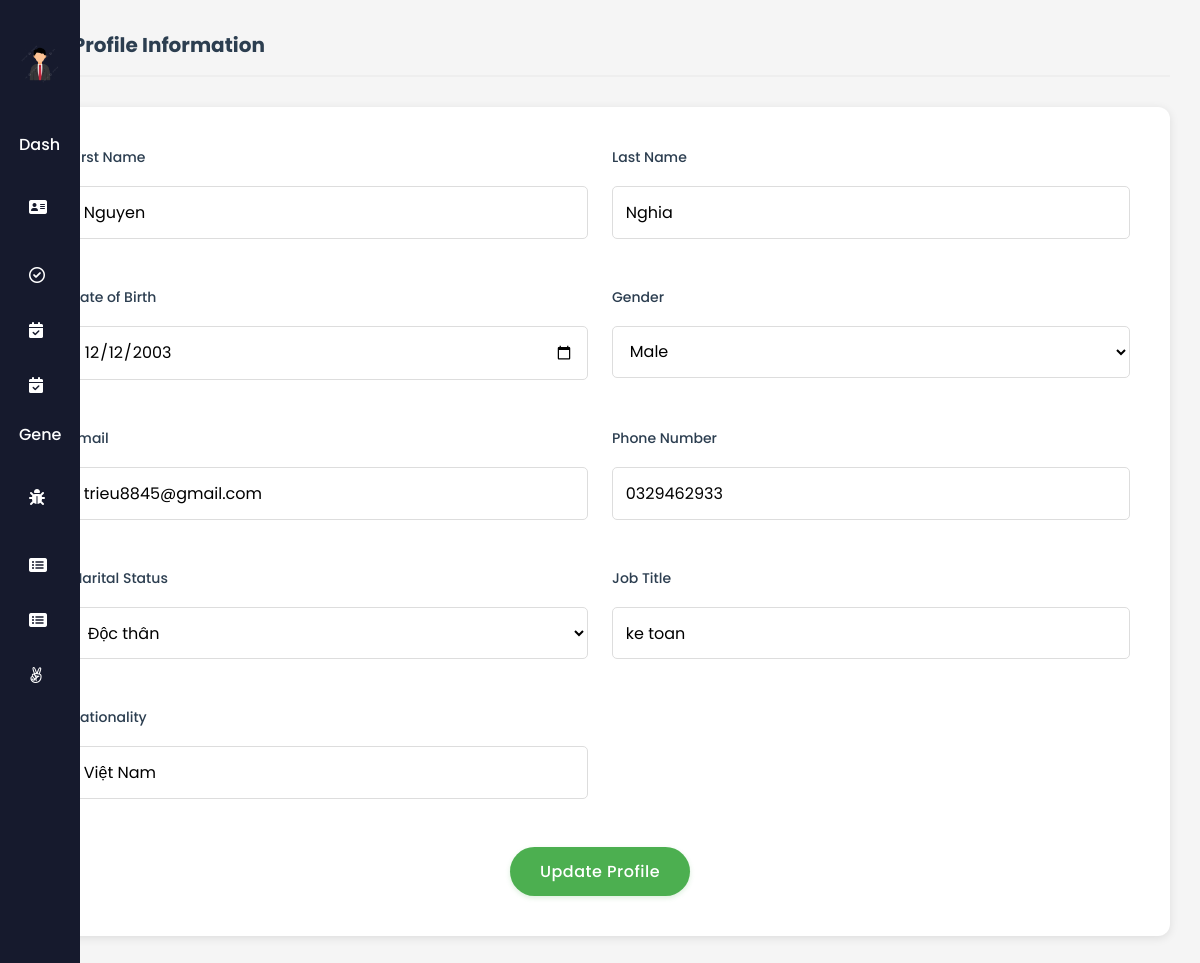
/index.php?action=editProfile (signed in), run on an earlier commit of the app's database.
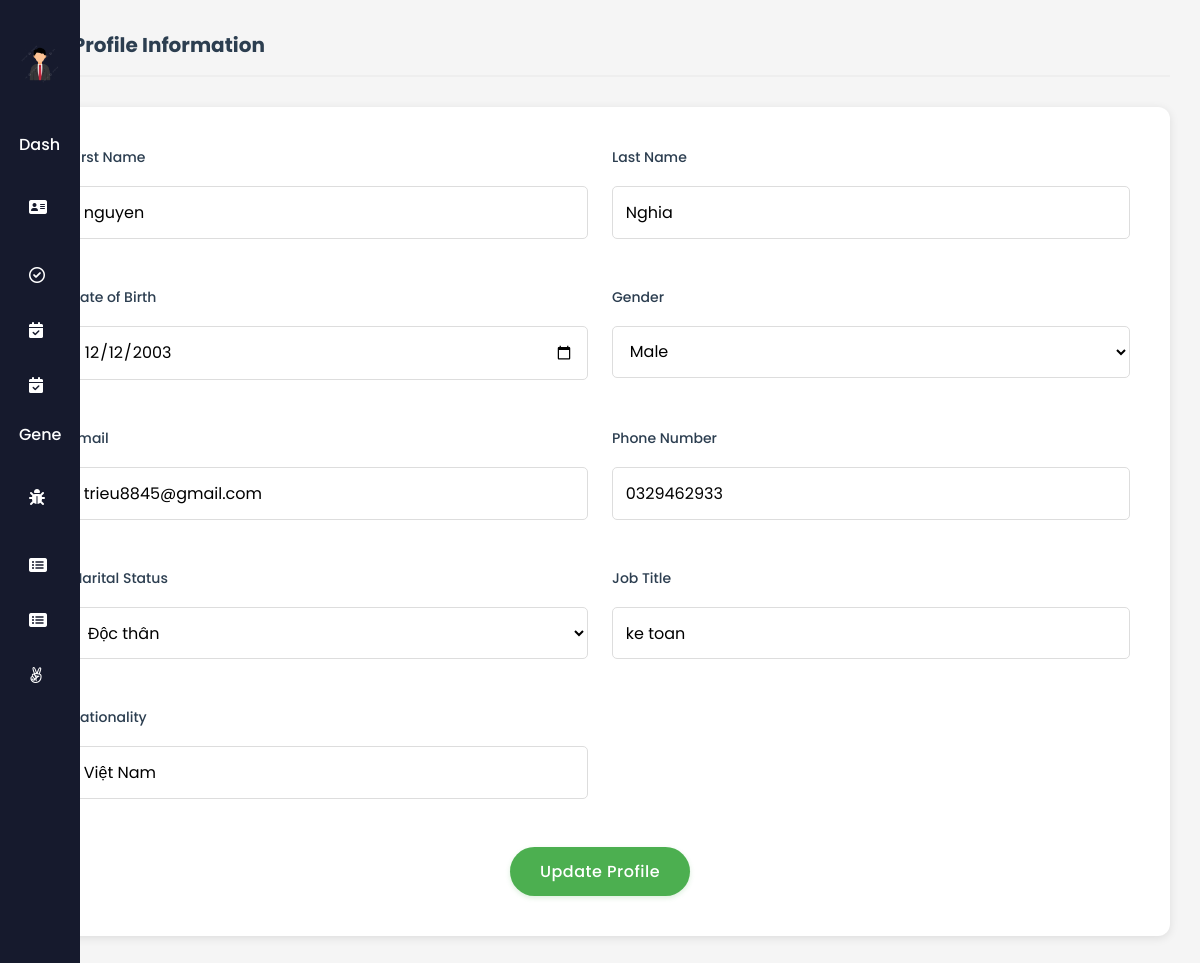
And on a later commit of the database.
### tables this page shows
CREATE TABLE `employee` (
  `EmployeeID` int(11) NOT NULL,
  `Username` varchar(50) NOT NULL,
  `Password` varchar(100) NOT NULL,
  `FirstName` varchar(50) DEFAULT NULL,
  `LastName` varchar(50) DEFAULT NULL,
  `DateOfBirth` date DEFAULT NULL,
  `Gender` enum('male','female','other') DEFAULT NULL,
  `IdentityNumber` varchar(20) DEFAULT NULL,
  `IdentityIssuedDate` date DEFAULT NULL,
  `IdentityIssuedPlace` varchar(100) DEFAULT NULL,
  `Email` varchar(100) DEFAULT NULL,
  `PhoneNumber` varchar(20) DEFAULT NULL,
  `MaritalStatus` enum('Có gia đình','Độc thân') DEFAULT NULL,
  `Hometown` varchar(100) DEFAULT NULL,
  `PlaceOfBirth` varchar(100) DEFAULT NULL,
  `Nationality` varchar(50) DEFAULT NULL,
  `Role` enum('giam doc','nhan vien','ke toan') DEFAULT NULL,
  `HourlyRate` decimal(10,2) NOT NULL
);

### controllers/UserController.php (called while the page is built, shortened)
<?php
require_once 'models/UserModel.php';
class UserController {
    private $userModel;
    public function __construct($pdo) {
        $this->userModel = new UserModel($pdo);
    }
    public function editProfile() {
        $employeeID = $_SESSION['id'];
        $userInfo = $this->userModel->getUserInfo($employeeID);
        include 'views/editProfile.php';
    }
}
?>

### models/UserModel.php (called while the page is built, shortened)
<?php
class UserModel {
    protected $pdo;
    public function __construct($pdo) {
        $this->pdo = $pdo;
    }
    public function getUserInfo($employeeID) {
        $sql = "SELECT * FROM employee WHERE EmployeeID = :employeeID";
        $stmt = $this->pdo->prepare($sql);
        $stmt->bindParam(':employeeID', $employeeID);
        $stmt->execute();
        return $stmt->fetch(PDO::FETCH_ASSOC);
    }
}
?>

### views/editProfile.php (the view, shortened to what this page needs)
<!DOCTYPE html>
<html lang="en">
<head>
    <link rel="stylesheet" href="assets/css/employee.css" />
    <link
      rel="stylesheet"
      href="https://cdnjs.cloudflare.com/ajax/libs/font-awesome/6.0.0-beta3/css/all.min.css"
    />
</head>
<body>
            <?php
                if ($_SESSION['role'] === 'nhan vien') {
                    include 'views/layouts/sidebar.php';
                } else if ($_SESSION['role'] === 'giam doc') {
                    include 'views/layouts/sidebar_director.php';
                } else {
                    include 'views/layouts/sidebar_accountant.php';
                }
        ?>
    <div class="main-content">
    <h2>Edit Profile Information</h2>
    <form method="POST" action="index.php?action=update_Profile" class="personal-info-form">
        <div class="form-row">
        <div class="form-group">
            <label for="first-name">First Name</label>
            <input type="text" id="first-name" name="FirstName" value="<?php echo htmlspecialchars($userInfo['FirstName']); ?>" required>
        </div>
        <div class="form-group">
            <label for="last-name">Last Name</label>
            <input type="text" id="last-name" name="LastName" value="<?php echo htmlspecialchars($userInfo['LastName']); ?>" required>
        </div>
        </div>
        <div class="form-row">
        <div class="form-group">
            <label for="dob">Date of Birth</label>
            <input type="date" id="dob" name="DateOfBirth" value="<?php echo htmlspecialchars($userInfo['DateOfBirth']); ?>" required>
        </div>
        <div class="form-group">
            <label for="gender">Gender</label>
            <select id="gender" name="Gender" required>
            <option value="male" <?php echo ($userInfo['Gender'] == 'male') ? 'selected' : ''; ?>>Male</option>
            </select>
        </div>
        </div>
        <div class="form-row">
        <div class="form-group">
            <label for="email">Email</label>
            <input type="email" id="email" name="Email" value="<?php echo htmlspecialchars($userInfo['Email']); ?>" required>
        </div>
        <div class="form-group">
            <label for="phone">Phone Number</label>
            <input type="tel" id="phone" name="PhoneNumber" pattern="^[0-9]{10}$" title="Phone number must be 10 digits"  value="<?php echo htmlspecialchars($userInfo['PhoneNumber']); ?>" required>
        </div>
        </div>
        <div class="form-row">
        <div class="form-group">
            <label for="marital-status">Marital Status</label>
            <select id="marital-status" name="MaritalStatus" required>
            <option value="Độc thân" <?php echo ($userInfo['MaritalStatus'] == 'Độc thân') ? 'selected' : ''; ?>>Độc thân</option>
            </select>
        </div>
        <div class="form-group">
            <label for="role">Job Title</label>
            <input type="text" id="role" name="Role" value="<?php echo htmlspecialchars($userInfo['Role']); ?>" readonly>
        </div>
        </div>
        <div class="form-row">
        <div class="form-group">
            <label for="nationality">Nationality</label>
            <input type="text" id="nationality" name="Nationality" value="<?php echo htmlspecialchars($userInfo['Nationality']); ?>" required>
        </div>
        </div>
        <button type="submit" class="update-button">Update Profile</button>
    </form>
    </div>
</body>
</html>

What changed in the data, as far as the page shows it:
changed employee "Nghia": FirstName "Nguyen" → "nguyen"
